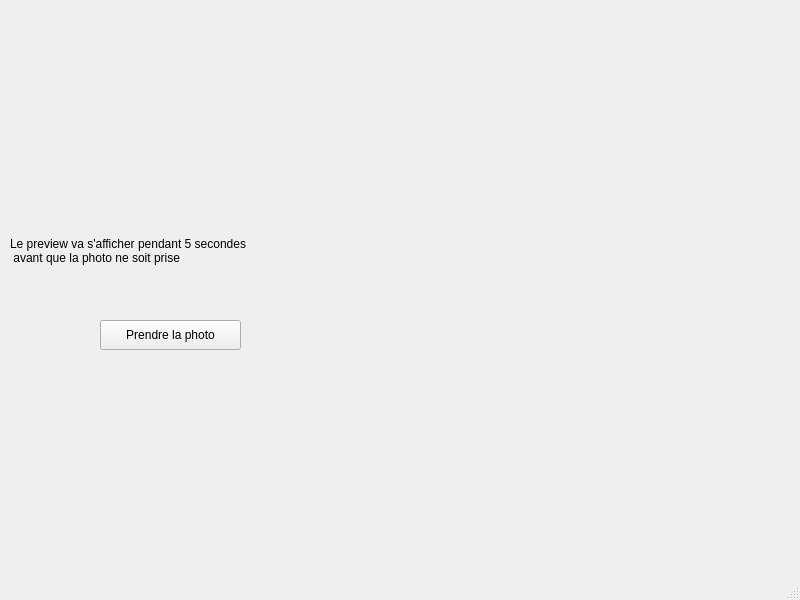
<?xml version="1.0" encoding="UTF-8"?>
<ui version="4.0">
 <class>IntroWindow</class>
 <widget class="QMainWindow" name="IntroWindow">
  <property name="geometry">
   <rect>
    <x>0</x>
    <y>0</y>
    <width>800</width>
    <height>600</height>
   </rect>
  </property>
  <property name="windowTitle">
   <string>Introduction</string>
  </property>
  <widget class="QWidget" name="centralwidget">
   <widget class="QLabel" name="label">
    <property name="geometry">
     <rect>
      <x>10</x>
      <y>190</y>
      <width>351</width>
      <height>121</height>
     </rect>
    </property>
    <property name="text">
     <string>Le preview va s'afficher pendant 5 secondes 
 avant que la photo ne soit prise</string>
    </property>
   </widget>
   <widget class="QPushButton" name="takeButton">
    <property name="geometry">
     <rect>
      <x>100</x>
      <y>320</y>
      <width>141</width>
      <height>30</height>
     </rect>
    </property>
    <property name="text">
     <string>Prendre la photo</string>
    </property>
   </widget>
  </widget>
  <widget class="QStatusBar" name="statusbar"/>
 </widget>
 <resources/>
 <connections/>
</ui>
